Frame 1 (no input): blank canvas, image omitted
Frame 60 (the mouse pressed at the canvas centre just before this capture): blank canvas, image omitted
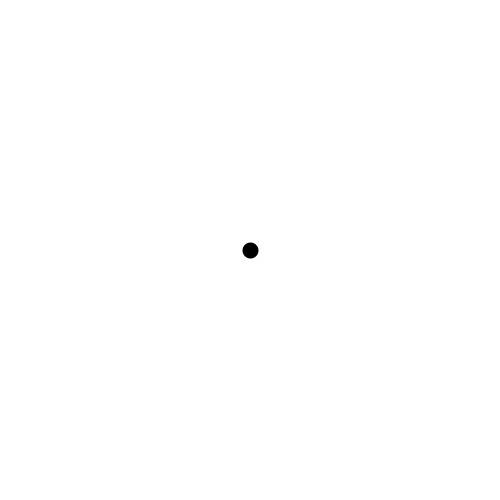
Frame 120 (the mouse held since frame 60 and released just before this capture)

The Processing sketch whose frames 1 and 60 were blank and that drew this single picture after the mouse press (run headless with seeded random() and noise(); from frame 60 on, the mouse is pressed at the canvas centre):

// Processing sketch: pseudoFlocking
// ── pseudoFlocking.pde
class Vehicle {
 
  PVector location;
  PVector velocity;
  PVector acceleration;

  float r;
  float maxforce;
  float maxspeed;
  
  float seperationStrength = random(0.25, 1.5);
  float seekStrength = random(0.25, 1.5);
 
  float wanderTheta;
 
  Vehicle(float x, float y) {
    acceleration = new PVector(0,0);
    velocity = new PVector(0,0);
    location = new PVector(x,y);
    r = 3.0;

    maxspeed = 4;
    maxforce = 0.1;
    
    wanderTheta = 0;

  }

  void update() {
    velocity.add(acceleration);
    velocity.limit(maxspeed);
    location.add(velocity);
    acceleration.mult(0);
    checkEdges();
  }

  void applyForce(PVector force) {
    acceleration.add(force);
  }

  PVector seek(PVector target) {
    PVector desired = PVector.sub(target,location);
    desired.normalize();
    
    float mult = 0;
    desired.mult(map(mult, 0, maxspeed, 0, PVector.dist(target, location)));
    PVector steer = PVector.sub(desired,velocity);
    steer.limit(maxforce);
    return steer;
  }
 
  void display() {

    float theta = velocity.heading() + PI/2;
    fill(175);
    stroke(0);
    pushMatrix();
    translate(location.x,location.y);
    rotate(theta);
    beginShape();
    vertex(0, -r*2);
    vertex(-r, r*2);
    vertex(r, r*2);
    endShape(CLOSE);
    popMatrix();
  }
  
  void checkEdges() {
    if (location.x < 25) {
      PVector desired = new PVector(maxspeed, velocity.y);
      PVector steer = PVector.sub(desired, velocity);
      steer.limit(maxspeed);
      applyForce(steer);
    } else if (location.x > width-25) {
      PVector desired = new PVector(-maxspeed, velocity.y);
      PVector steer = PVector.sub(desired, velocity);
      steer.limit(maxspeed);
      applyForce(steer);
    }
    if (location.y < 25) {
      PVector desired = new PVector(maxspeed, velocity.x);
      PVector steer = PVector.sub(desired, velocity);
      steer.limit(maxspeed);
      applyForce(steer);
    }
    else if (location.y > height-25) {
      PVector desired = new PVector(-maxspeed, velocity.x);
      PVector steer = PVector.sub(desired, velocity);
      steer.limit(maxspeed);
      applyForce(steer);
    }
  }
  
  PVector seperate(ArrayList<Vehicle> vehicles) {
    PVector steer = new PVector();
    for (Vehicle v : vehicles) {
      float seperation = 20;
      
      PVector sum = new PVector();
      float count = 0;
      
      float d = PVector.dist(location, v.location);
      if ((d > 0) && (d < seperation)) {
        PVector diff = PVector.sub(location, v.location);
        diff.normalize();
        sum.add(diff);
        count++;
      }
      if (count > 0) {
        sum.div(count);
        sum.setMag(maxspeed);
        steer = PVector.sub(sum, velocity);
        steer.limit(maxforce);
        
      }
    }
    return steer;
  }
  
  PVector attract(ArrayList<Vehicle> vehicles) {
    PVector steer = new PVector();
    float maximumDistance = 100;
    
    PVector sum = new PVector();
    int count = 0;
    
    for (Vehicle v : vehicles) {
      float d = PVector.dist(location, v.location); 
      
      if (d >= maximumDistance) {
        PVector difference = PVector.sub(location, v.location);
        difference.normalize();
        difference.mult(-1);
        sum.add(difference);
        count++;
      }
    }
    if (count > 0) {
      sum.div(count);
      sum.setMag(maxspeed);
      steer = PVector.sub(sum, velocity);
      steer.limit(maxforce);
      
    }
    return steer;
  }
  
  void wander() {
    float wanderRadius = 25;
    float wanderDistance = 100;
    float change = 0.3;
    
    wanderTheta += random(-change, change);
    
    PVector ahead = velocity.get();
    ahead.normalize();
    ahead.mult(wanderDistance);
    ahead.add(location);
    
    float h = velocity.heading();
    PVector altered = new PVector(wanderRadius * cos(wanderTheta+h), wanderRadius * sin(wanderTheta+h));
    
    PVector target = PVector.add(ahead, altered);
    
    seek(target);
  }

  void applyBehaviors(ArrayList<Vehicle> vehicles) {
    PVector seperate = seperate(vehicles);
    PVector seek = seek(new PVector(mouseX, mouseY));
    PVector attract = attract(vehicles);
    
    seperate.mult(seperationStrength);
    seek.mult(seekStrength);
    wander();
    
    applyForce(seperate);
    //applyForce(seek);
    applyForce(attract);
    
  }
}

ArrayList<Vehicle> vehicles;

void setup() {
  size(500, 500);
  background(255);
  vehicles = new ArrayList<Vehicle>();
}

void draw() {
  background(255);
  for (Vehicle v : vehicles) {
    v.applyBehaviors(vehicles);
    v.update();
    //v.display();
  }
  if (vehicles.size() > 0) {
    stroke(0);
    strokeWeight(16);
    fill(0);
    beginShape();
      vertex(vehicles.get(0).location.x, vehicles.get(0).location.y);
      for (int i = 1; i < vehicles.size(); i++) {
        vertex(vehicles.get(i).location.x, vehicles.get(i).location.y);
      }
      vertex(vehicles.get(0).location.x, vehicles.get(0).location.y);
    endShape();
  }
}

void mousePressed() {
  Vehicle v = new Vehicle(mouseX, mouseY);
  vehicles.add(v);
}
